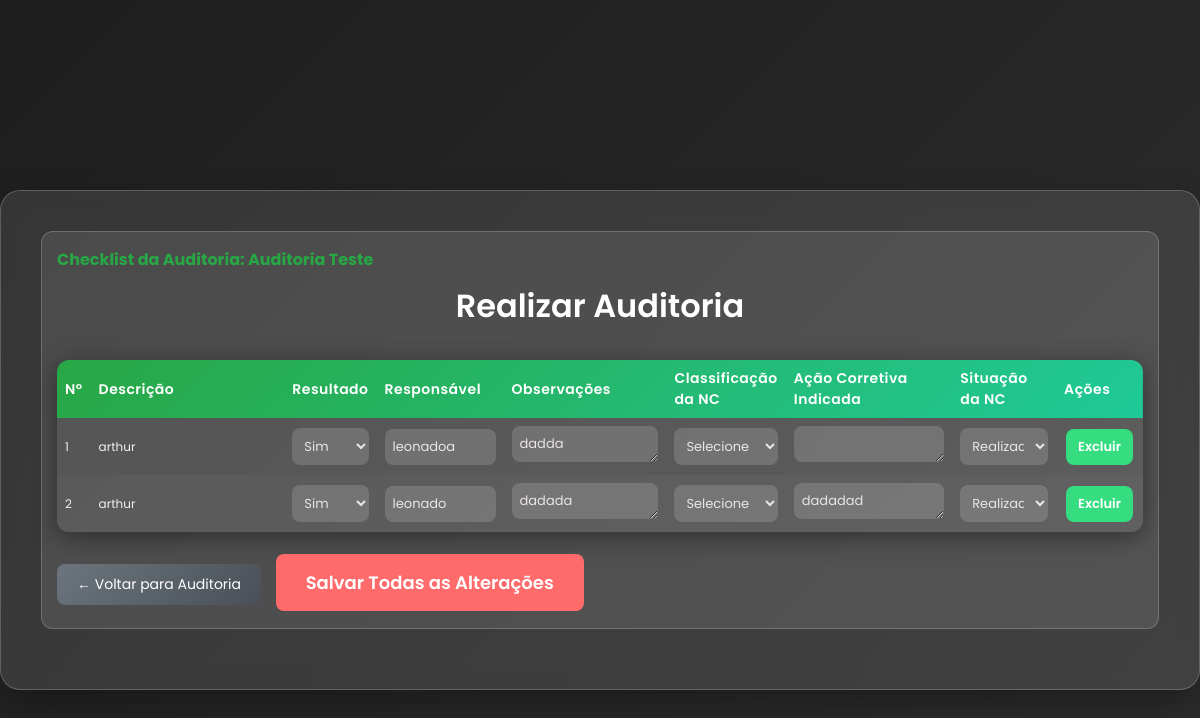
/pages/realizar_auditoria.php?id_auditoria=1, run on an earlier commit of the app's database.
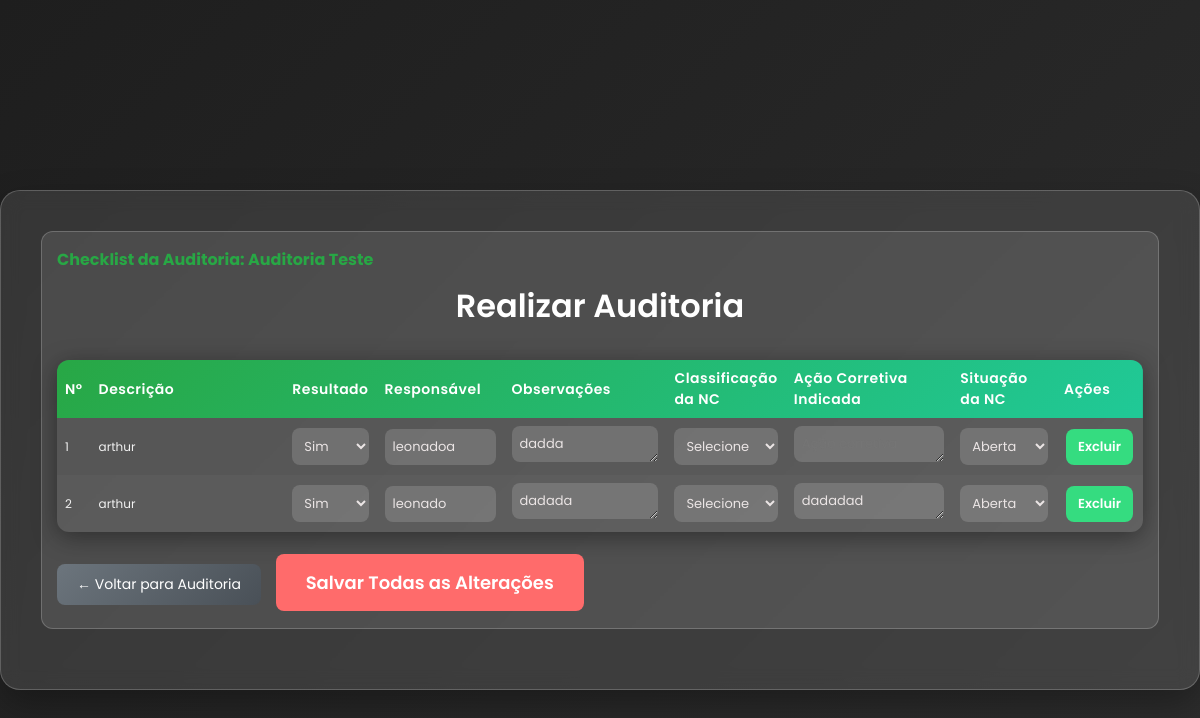
And on a later commit of the database.
### tables this page shows
CREATE TABLE `auditoria` (
  `id_auditoria` int(11) NOT NULL AUTO_INCREMENT,
  `titulo_projeto` varchar(255) DEFAULT NULL,
  `responsavel` varchar(100) DEFAULT NULL,
  `data_realizacao` date DEFAULT NULL,
  `objetivo` text DEFAULT NULL,
  `id_usuario` int(11) DEFAULT NULL,
  `email_responsavel` varchar(255) DEFAULT NULL,
  PRIMARY KEY (`id_auditoria`),
  KEY `id_usuario` (`id_usuario`),
  CONSTRAINT `auditoria_ibfk_1` FOREIGN KEY (`id_usuario`) REFERENCES `users` (`id`)
);

CREATE TABLE `checklist` (
  `id` int(11) NOT NULL AUTO_INCREMENT,
  `id_auditoria` int(11) NOT NULL,
  `pergunta` varchar(255) NOT NULL,
  `resultado` varchar(10) DEFAULT 'N/A',
  `responsavel` varchar(100) DEFAULT NULL,
  `observacoes` text DEFAULT NULL,
  `created_at` timestamp NOT NULL DEFAULT current_timestamp(),
  `classificacao_nc` varchar(50) DEFAULT '',
  `acao_corretiva` text DEFAULT '',
  `situacao_nc` varchar(50) DEFAULT 'Pendente',
  `escalonamento` int(11) DEFAULT NULL,
  `prazo_resolucao` int(11) DEFAULT NULL,
  PRIMARY KEY (`id`),
  KEY `id_auditoria` (`id_auditoria`),
  CONSTRAINT `fk_checklist_auditoria` FOREIGN KEY (`id_auditoria`) REFERENCES `auditoria` (`id_auditoria`) ON DELETE CASCADE
);

### php/functions.php (called while the page is built, shortened)
<?php
function buscarAudutoriasIdAuditoria($conn, $id_auditoria) {
    $stmt = $conn->prepare("SELECT * FROM auditoria WHERE id_auditoria = ?");
    $stmt->bind_param("i", $id_auditoria);
    $stmt->execute();
    $result = $stmt->get_result();
    return $result->fetch_assoc();
}
?>

### pages/realizar_auditoria.php (the view, shortened to what this page needs)
<!DOCTYPE html>
<html lang="pt-BR">
<head>
    <link rel="stylesheet" href="../assets/css/styles.css">
</head>
<body>
<?php
require_once "../config/conexao.php";
include "../php/functions.php";
$id_auditoria = (int)$_GET['id_auditoria'];
$dados_auditoria = buscarAudutoriasIdAuditoria($conn, $id_auditoria);
?>
<div class="signup-container" style="max-width: 1400px;">
    <div class="auditoria-info">
        <h3>Checklist da Auditoria: <?= htmlspecialchars($dados_auditoria['titulo_projeto']) ?></h3>
        <h2 class="signup-title">Realizar Auditoria</h2>
        <form action="../php/checklist_action.php" method="POST" id="formSalvarTudo">
            <table class="checklist-table">
                <thead>
                <tr>
                    <th style="width: 3%;">Nº</th>
                    <th style="width: 20%;">Descrição</th>
                    <th style="width: 7%;">Resultado</th>
                    <th style="width: 12%;">Responsável</th>
                    <th style="width: 16%;">Observações</th>
                    <th style="width: 11%;">Classificação da NC</th>
                    <th style="width: 17%;">Ação Corretiva Indicada</th>
                    <th style="width: 10%;">Situação da NC</th>
                    <th style="width: 8%;">Ações</th>
                </tr>
                </thead>
                <tbody>
                <?php
                $sql = "SELECT * FROM checklist WHERE id_auditoria = ? ORDER BY id ASC";
                $stmt = $conn->prepare($sql);
                $stmt->bind_param("i", $id_auditoria);
                $stmt->execute();
                $result = $stmt->get_result();
                if ($result && $result->num_rows > 0) {
                    $num = 1;
                    while($row = $result->fetch_assoc()) {
                        echo "<tr>
                                    <td>{$num}</td>
                                    <td>" . htmlspecialchars($row['pergunta']) . "</td>
                                    <td>
                                        <select name='resultado[{$row['id']}]'>
                                            <option value='N/A' ".($row['resultado']=='N/A'?'selected':'').">N/A</option>
                                            <option value='OK' ".($row['resultado']=='OK'?'selected':'').">Sim</option>
                                            <option value='NC' ".($row['resultado']=='NC'?'selected':'').">NC</option>
                                        </select>
                                    </td>
                                    <td>
                                        <input type='text' name='responsavel[{$row['id']}]' value='" . htmlspecialchars($row['responsavel']) . "' placeholder='Nome do responsável'>
                                    </td>
                                    <td>
                                        <textarea name='observacoes[{$row['id']}]' rows='1' placeholder='Observações'>" . htmlspecialchars($row['observacoes']) . "</textarea>
                                    </td>
                                    <td>
                                        <select name='classificacao_nc[{$row['id']}]'>
                                            <option value=''>Selecione</option>
                                            <option value='Menor' ".(isset($row['classificacao_nc']) && $row['classificacao_nc']=='Menor'?'selected':'').">Simples</option>
                                            <option value='Maior' ".(isset($row['classificacao_nc']) && $row['classificacao_nc']=='Maior'?'selected':'').">Media</option>
                                            <option value='Crítica' ".(isset($row['classificacao_nc']) && $row['classificacao_nc']=='Crítica'?'selected':'').">Complexa</option>
                                        </select>
                                    </td>
                                    <td>
                                        <textarea name='acao_corretiva[{$row['id']}]' rows='1' placeholder='Ação corretiva'>" . (isset($row['acao_corretiva']) ? htmlspecialchars($row['acao_corretiva']) : '') . "</textarea>
                                    </td>
                                    <td>
                                        <select name='situacao_nc[{$row['id']}]'>
                                            <option value='Pendente' ".(isset($row['situacao_nc']) && $row['situacao_nc']=='Pendente'?'selected':'').">Aberta</option>
                                            <option value='Em Andamento' ".(isset($row['situacao_nc']) && $row['situacao_nc']=='Em Andamento'?'selected':'').">Em Análise</option>
                                            <option value='Concluída' ".(isset($row['situacao_nc']) && $row['situacao_nc']=='Concluída'?'selected':'').">Realizada</option>
                                        </select>
                                    </td>
                                    <td>
                                        <button type='button' class='btn-acao btn-delete' onclick='confirmarExclusao({$row['id']})'>Excluir</button>
                                    </td>
                                  </tr>";
                        $num++;
                    }
                } else {
                    echo "<tr><td colspan='9' style='text-align:center; color:#ccc;'>Nenhuma pergunta cadastrada para esta auditoria.</td></tr>";
                }
                ?>
                </tbody>
            </table>
            <div class="form-actions" style="margin-top: 2rem;">
                <a href="auditoria.php?id_auditoria=<?= $id_auditoria ?>" class="btn-voltar">← Voltar para Auditoria</a>
                <button type="submit" class="btn-acao btn-save-all">Salvar Todas as Alterações</button>
            </div>
        </form>
    </div>
</body>
</html>

### assets/css/styles.css (style rules this page uses)
* { margin: 0; padding: 0; box-sizing: border-box; text-decoration: none; border: none; outline: none; font-family: 'Poppins', sans-serif; }
html { font-size: 62.5%; }
body { background: linear-gradient(135deg, #1e1e1e 0%, #2d2d2d 100%); min-height: 100vh; display: flex; align-items: center; justify-content: center; padding-top: 8rem; }
.signup-container { background: rgba(255, 255, 255, 0.1); backdrop-filter: blur(10px); border: 1px solid rgba(255, 255, 255, 0.2); border-radius: 20px; padding: 4rem; width: 100%; max-width: 450px; box-shadow: 0 15px 35px rgba(0, 0, 0, 0.3); }
.signup-title { font-size: 3.2rem; color: #fff; text-align: center; margin-bottom: 3rem; font-weight: 600; }

### pages/realizar_auditoria.php (style rules this page uses)
.checklist-table { width: 100%; border-collapse: separate; border-spacing: 0; margin-top: 2rem; font-size: 1.4rem; border-radius: 12px; overflow: hidden; box-shadow: 0 5px 25px rgba(0,0,0,0.4); }
.checklist-table th, .checklist-table td { padding: 1rem; text-align: left; }
.checklist-table thead { background: linear-gradient(135deg, #28a745, #20c997); }
.checklist-table thead th { color: #fff; font-weight: 600; font-size: 1.4rem; letter-spacing: 0.5px; }
.checklist-table tbody tr { background: rgba(255,255,255,0.05); transition: background 0.3s ease; }
.checklist-table tbody tr:nth-child(even) { background: rgba(255,255,255,0.08); }
.checklist-table td { color: #f1f1f1; vertical-align: middle; }
.checklist-table td input, .checklist-table td textarea, .checklist-table td select { width: 100%; padding: 0.8rem; border-radius: 8px; border: none; font-size: 1.3rem; background: rgba(255,255,255,0.15); color: #ebe5e5ff; transition: 0.3s ease; }
.btn-acao { padding: 0.8rem 1.2rem; border-radius: 8px; cursor: pointer; border: none; font-weight: 600; font-size: 1.3rem; margin: 0.2rem; transition: transform 0.2s ease, box-shadow 0.3s ease; }
.btn-delete { background: #35dc80ff; color: #fff; }
.btn-save-all { background: #ff6b6b; color: #fff; padding: 1.5rem 3rem; font-size: 1.8rem; }
.btn-voltar { background: linear-gradient(135deg, #6c757d, #495057); color: #fff; text-decoration: none; padding: 1rem 2rem; border-radius: 8px; margin-right: 1rem; display: inline-block; font-size: 1.4rem; }
.auditoria-info { background: rgba(255,255,255,0.1); padding: 1.5rem; border-radius: 12px; margin-bottom: 2rem; border: 1px solid rgba(255,255,255,0.2); }
.auditoria-info h3 { color: #28a745; margin-bottom: 1rem; font-size: 1.6rem; }
@media (max-width: 1200px) { .checklist-table { font-size: 1.2rem; } }
@media (max-width: 1200px) { .checklist-table th, .checklist-table td { padding: 0.8rem; } }

What changed in the data, as far as the page shows it:
changed checklist "leonadoa": id "Realizada" → "Aberta"
changed checklist "leonado": id "Realizada" → "Aberta"
